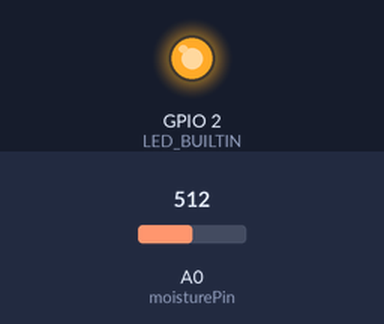
Recording of a sketch running on a simulated ESP8266 (NodeMCU). Shown: output pins drawn as LEDs (lit = HIGH, except the on-board LED, lit = LOW). The inputs (shaded band) are chosen by the test bench; at power-on: A0 (moisturePin) = 512. WiFi joins after 1.5 s; servers stay silent unless stated; uploads are accepted with an empty reply.

Above: at 0.1 s.
At 1.8 s:
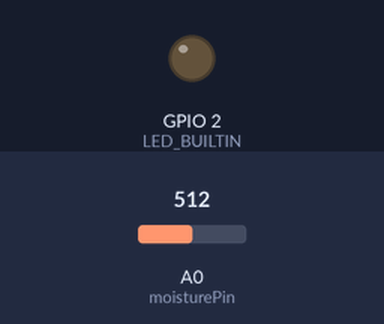
Timing chart, 0 to 3.3 s (numbered marks = the images above):
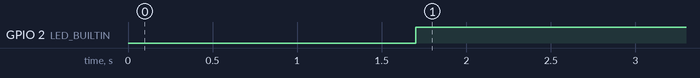

The sketch:

MoistureDetector.ino
```cpp
#include <ESP8266WiFi.h>
#include <WiFiClientSecure.h>
#include <ESP8266HTTPClient.h>

#define moisturePin A0

const char* netID = "Charot";
const char* psKey = "arnel123";

const int sslPort = 443;
int waitTime = 300;

int count = 0;

String URL = "https://xmfjtoxgbgomgshatylt.supabase.co";
String Key = "eyJhbGciOiJIUzI1NiIsInR5cCI6IkpXVCJ9.eyJpc3MiOiJzdXBhYmFzZSIsInJlZiI6InhtZmp0b3hnYmdvbWdzaGF0eWx0Iiwicm9sZSI6ImFub24iLCJpYXQiOjE3MTMxNjI2NDcsImV4cCI6MjAyODczODY0N30.ZZgd67BMlUUd_MX407ZrGZYrqeFRh_4ovhvp-xsfeKg";
String tbl = "MoistureLevel";

HTTPClient https;
WiFiClientSecure client;

void setup() {
  pinMode(LED_BUILTIN, OUTPUT);
  pinMode(moisturePin, INPUT);
  digitalWrite(LED_BUILTIN, LOW);
  client.setInsecure();
  WiFi.begin(netID, psKey);
  while (WiFi.status() != WL_CONNECTED) {
    delay(500);
  }

  digitalWrite(LED_BUILTIN, HIGH);
}

int prevValue = 0;

void loop() {
  int moistureValue = analogRead(moisturePin); // Read analog value from the moisture sensor
  int mapValue = map(moistureValue, 0, 1023, 100, 1);

  if (WiFi.status() == WL_CONNECTED && prevValue != mapValue) {
    prevValue = mapValue;
    String payload = "{\"Mlevel\":\"" + String(mapValue) + "\"}";
    https.begin(client, URL + "/rest/v1/" + tbl);
    https.addHeader("Content-Type", "application/json");
    https.addHeader("apikey", Key);
    https.addHeader("Authorization", "Bearer " + Key);
    digitalWrite(LED_BUILTIN, LOW);
    int httpCode = https.POST(payload);
    String httpReply = https.getString();

    https.end();
    digitalWrite(LED_BUILTIN, HIGH);
  }
  delay(waitTime);
}
```

Measured:
- by itself, GPIO 2 (LED_BUILTIN): LOW → HIGH at 1.7 s
